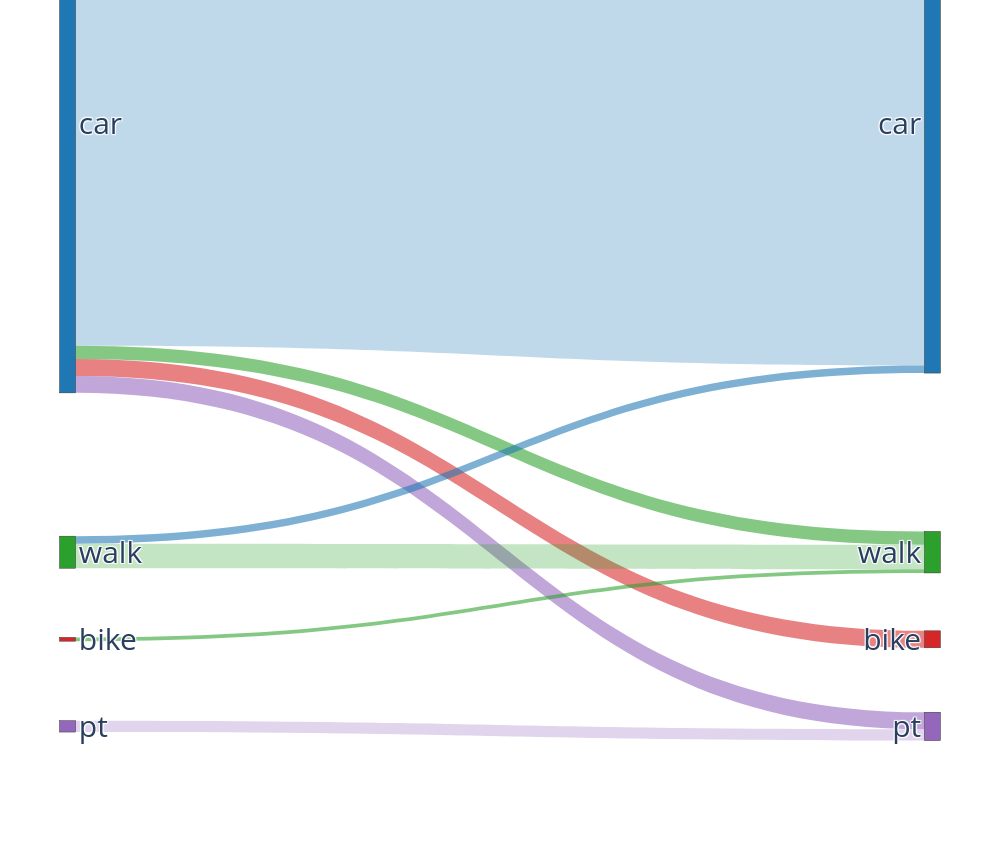

Notebook code for this chart:
### Code cell
def_mode = "car"
car_persons = trips_ctrl_filtered.loc[
    trips_ctrl_filtered["main_mode"] == def_mode,
    ["person"]
].drop_duplicates()

trips_ctrl_car = trips_ctrl.merge(car_persons, on="person", how="inner")
trips_pol_car = trips_pol.merge(car_persons, on="person", how="inner")

ctrl_mode_car = trips_ctrl_car[["person", "trip_id", "main_mode"]].rename(
    columns={"main_mode": "before_mode"}
)

pol_mode_car = trips_pol_car[["person", "trip_id", "main_mode"]].rename(
    columns={"main_mode": "after_mode"}
)

merged_modes_car = pd.merge(
    ctrl_mode_car,
    pol_mode_car,
    on=["person", "trip_id"],
    how="inner"
)

mode_order = ["car", "ride", "walk", "bike", "pt"]

flows = (
    merged_modes_car
    .groupby(["before_mode", "after_mode"])
    .size()
    .reset_index(name="count")
)

flows = flows[
    flows["before_mode"].isin(mode_order)
    & flows["after_mode"].isin(mode_order)
].copy()

flows["before_mode"] = pd.Categorical(
    flows["before_mode"],
    categories=mode_order,
    ordered=True
)

flows["after_mode"] = pd.Categorical(
    flows["after_mode"],
    categories=mode_order,
    ordered=True
)

flows = flows.sort_values(["before_mode", "after_mode"])

total_flows = flows["count"].sum()

mode_colors = {
    "car": "#1f77b4",
    "ride": "#ff7f0e",
    "walk": "#2ca02c",
    "bike": "#d62728",
    "pt": "#9467bd"
}

def hex_to_rgba(hex_color, alpha):
    hex_color = hex_color.lstrip("#")
    r = int(hex_color[0:2], 16)
    g = int(hex_color[2:4], 16)
    b = int(hex_color[4:6], 16)
    return f"rgba({r},{g},{b},{alpha})"

before_nodes = [
    f"Before: {m}"
    for m in mode_order
    if m in flows["before_mode"].astype(str).unique()
]

after_nodes = [
    f"After: {m}"
    for m in mode_order
    if m in flows["after_mode"].astype(str).unique()
]

all_nodes = before_nodes + after_nodes
node_to_index = {node: idx for idx, node in enumerate(all_nodes)}

#node_labels = ["car", "ride", "walk", "bike", "pt"]
node_labels = ["car",  "walk", "bike", "pt"]

node_colors = [
    mode_colors[node.split(": ")[1]]
    for node in all_nodes
]

y_positions = {
    "car": 0.02,
    "ride": 0.53,
    "walk": 0.66,
    "bike": 0.79,
    "pt": 0.92,
}

node_x = []
node_y = []

for node in all_nodes:
    side, mode = node.split(": ")

    node_x.append(0.03 if side == "Before" else 0.97)
    node_y.append(y_positions[mode])

source = []
target = []
value = []
link_colors = []

for _, row in flows.iterrows():
    before_mode = str(row["before_mode"])
    after_mode = str(row["after_mode"])
    count = row["count"]

    source.append(node_to_index[f"Before: {before_mode}"])
    target.append(node_to_index[f"After: {after_mode}"])
    value.append(count)

    if before_mode == after_mode:
        alpha = 0.28
    else:
        alpha = 0.58

    link_colors.append(hex_to_rgba(mode_colors[after_mode], alpha))

fig = go.Figure(
    data=[
        go.Sankey(
            arrangement="fixed",
            node=dict(
                pad=28,
                thickness=16,
                line=dict(color="#333333", width=0.5),
                label=node_labels*2,
                color=node_colors,
                x=node_x,
                y=node_y,
            ),
            link=dict(
                source=source,
                target=target,
                value=value,
                color=link_colors,
            ),
        )
    ]
)

fig.update_layout(
    width=1000,
    height=850,
    margin=dict(l=40, r=40, t=110, b=70),
    paper_bgcolor="white",
    plot_bgcolor="white",
     font_size=30,
)

fig.show()

fig.write_image("mode_shift_affected_"+ def_mode +"_sankey_no_labels.svg")
#(ctrl_mode_car["before_mode"] !="car").value_counts()
flows

### Figure 1 — Plotly figure (JSON) as saved in the notebook; plotly's stock layout.template omitted (floating-point values rounded to 4 significant figures)
{"data": [{"arrangement": "fixed", "link": {"color": ["rgba(31,119,180,0.28)", "rgba(44,160,44,0.58)", "rgba(214,39,40,0.58)", "rgba(148,103,189,0.58)", "rgba(31,119,180,0.58)", "rgba(44,160,44,0.28)", "rgba(44,160,44,0.58)", "rgba(148,103,189,0.28)"], "source": [0, 0, 0, 0, 1, 1, 2, 3], "target": [4, 5, 6, 7, 4, 5, 5, 7], "value": [261, 7, 9, 9, 4, 13, 2, 6]}, "node": {"color": ["#1f77b4", "#2ca02c", "#d62728", "#9467bd", "#1f77b4", "#2ca02c", "#d62728", "#9467bd"], "label": ["car", "walk", "bike", "pt", "car", "walk", "bike", "pt"], "line": {"color": "#333333", "width": 0.5}, "pad": 28, "thickness": 16, "x": [0.03, 0.03, 0.03, 0.03, 0.97, 0.97, 0.97, 0.97], "y": [0.02, 0.66, 0.79, 0.92, 0.02, 0.66, 0.79, 0.92]}, "type": "sankey"}], "layout": {"font": {"size": 30}, "height": 850, "margin": {"b": 70, "l": 40, "r": 40, "t": 110}, "paper_bgcolor": "white", "plot_bgcolor": "white", "width": 1000}}
